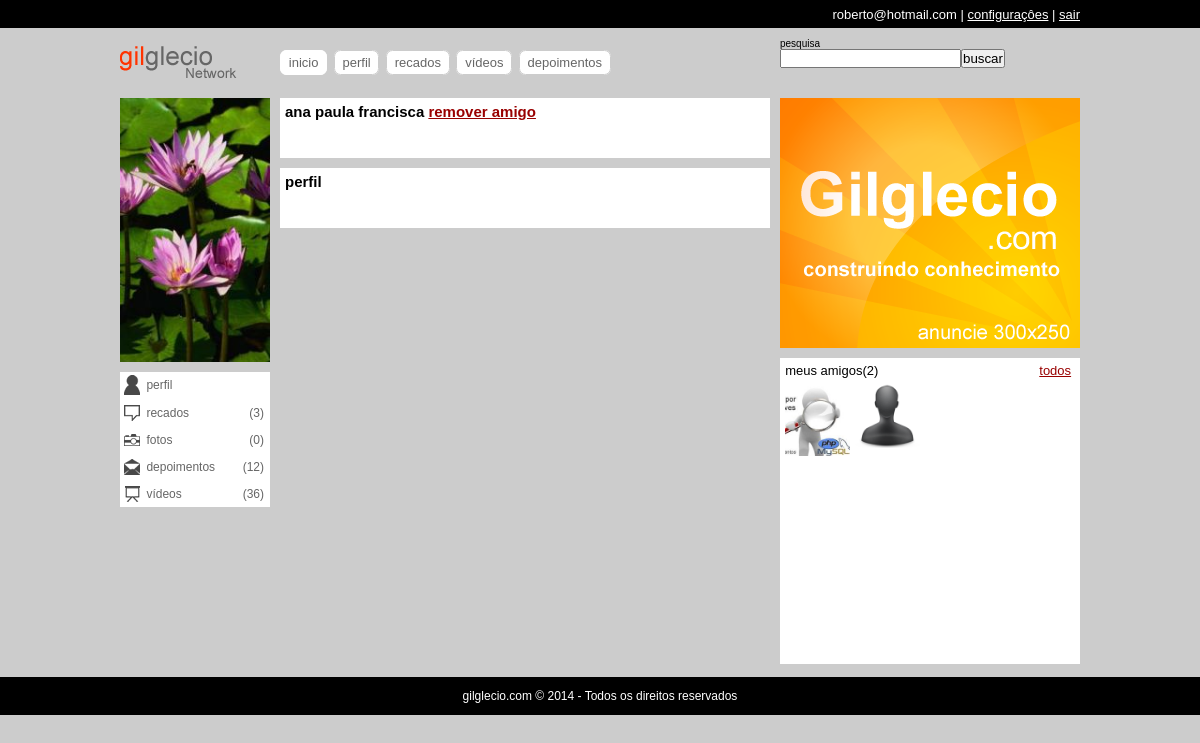
/perfil.php?uid=3 (signed in), run on an earlier commit of the app's database.
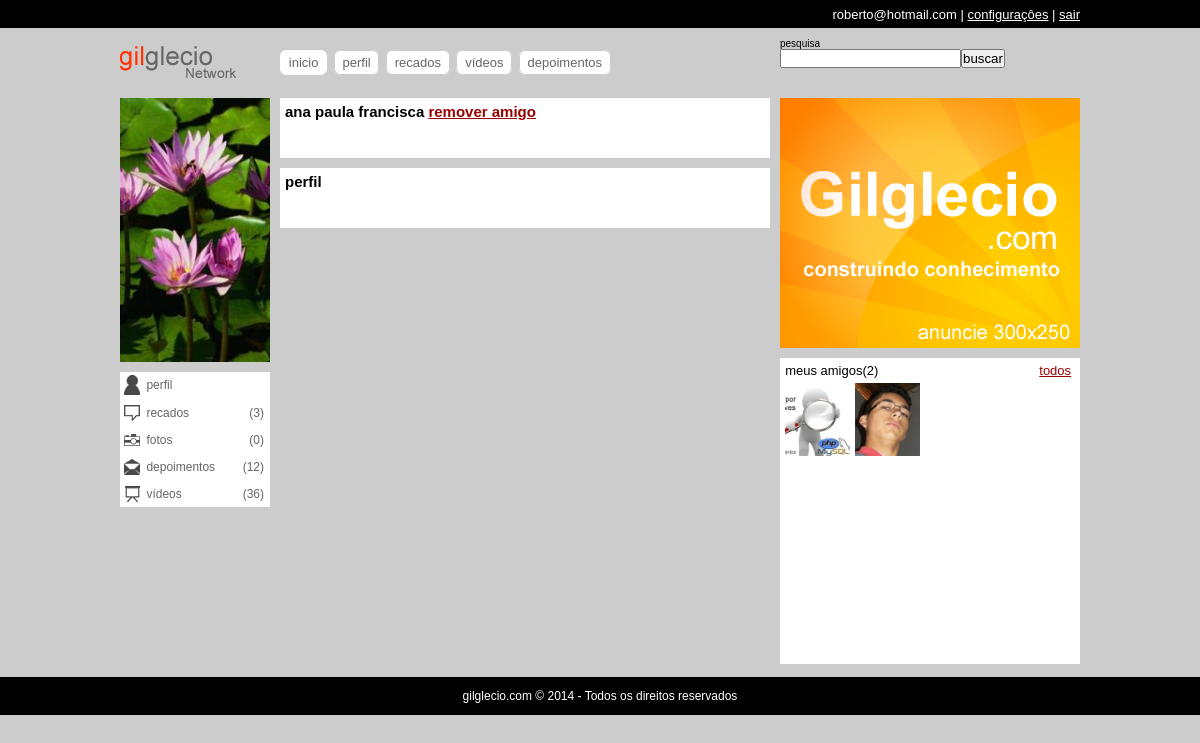
And on a later commit of the database.
### tables this page shows
CREATE TABLE IF NOT EXISTS `usuarios` (
  `id` int(11) NOT NULL AUTO_INCREMENT,
  `email` varchar(64) NOT NULL,
  `senha` varchar(128) NOT NULL,
  `nome` varchar(32) NOT NULL,
  `sobrenome` varchar(64) NOT NULL,
  `nascimento` date NOT NULL,
  `sexo` varchar(10) NOT NULL,
  `imagem` varchar(128) DEFAULT NULL,
  `status` int(1) NOT NULL DEFAULT '0',
  `cadastro` date NOT NULL,
  `nivel` int(1) NOT NULL DEFAULT '0',
  PRIMARY KEY (`id`)
);

### classes/DB.class.php (called while the page is built, shortened)
<?php
	class DB{
		private static $conn;
		static function getConn(){
			if(is_null(self::$conn)){
				self::$conn = new PDO('mysql:host=localhost;dbname=aularedesocial','root','');
				self::$conn->setAttribute(PDO::ATTR_ERRMODE,PDO::ERRMODE_EXCEPTION);
			}
			return self::$conn;
		}
	}

### classes/Amisade.class.php (called while the page is built, shortened)
<?php
	class Amisade extends DB{
		static function list_amigos($idExtrangeiro){
			$selAmigos= self::getConn()->prepare('SELECT u.id, u.nome, u.sobrenome, u.imagem FROM usuarios u INNER JOIN amisade a ON (((u.id=a.de) AND (a.para=?)) OR ((u.id=a.para) AND (a.de=?))) AND a.status=1');
			$selAmigos->execute(array($idExtrangeiro,$idExtrangeiro));
			$d['num'] = $selAmigos->rowCount();
			$d['dados'] = $selAmigos->fetchAll();
			return $d;
		}
		static function strIdAmigos($amigos){
			$ids = array();
			foreach ($amigos as $value) {
				array_push($ids, $value['id']);
			}
			return implode(',', $ids);
		}
	}

### includes/amigos.php (the view)
<div class="blocos" id="publicidade">
    <img src="midias/banner.png" />
</div>
<div class="blocos" id="meus-amigos">
    <span>meus amigos(<?php echo $list_amigos['num'] ?>) <a href="#">todos</a></span>
    <ul>
    	<?php
		if($list_amigos['num']>0){
			foreach($list_amigos['dados'] as $resAmigos){
				echo '<li><span><a href="perfil.php?uid='.$resAmigos[0].'"><img src="uploads/usuarios/'.user_img($resAmigos[3]).'" alt="" title="'.$resAmigos[1].' '.$resAmigos[2].'" /></a></span></li>';
			}
		}else{
			echo 'Você não tem amigos';
		}
		?>
    </ul>
</div>

What changed in the data, as far as the page shows it:
changed usuarios (number 2 of 2 on the later page): imagem: picture added in place of a placeholder
